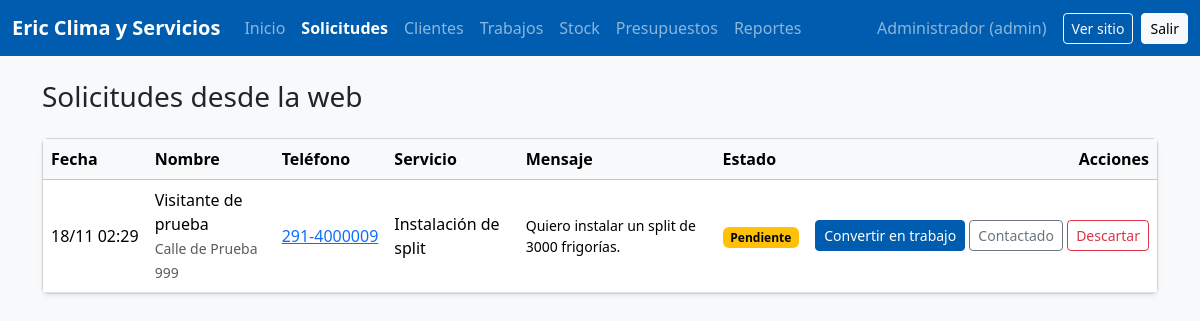
Screenshot of /admin/solicitudes.php (signed in) with the database file from the repository.
### tables this page shows
CREATE TABLE solicitudes (
    id           INT AUTO_INCREMENT PRIMARY KEY,
    cliente_id   INT NULL,
    nombre       VARCHAR(120) NOT NULL,
    telefono     VARCHAR(30)  NOT NULL,
    direccion    VARCHAR(150) NULL,
    servicio_id  INT NULL,
    mensaje      TEXT NULL,
    fecha        DATETIME NOT NULL DEFAULT CURRENT_TIMESTAMP,
    estado       ENUM('pendiente','contactado','convertida','descartada') NOT NULL DEFAULT 'pendiente',
    CONSTRAINT fk_solicitudes_cliente  FOREIGN KEY (cliente_id)  REFERENCES clientes(id)  ON DELETE SET NULL,
    CONSTRAINT fk_solicitudes_servicio FOREIGN KEY (servicio_id) REFERENCES servicios(id) ON DELETE SET NULL
);

CREATE TABLE servicios (
    id           INT AUTO_INCREMENT PRIMARY KEY,
    nombre       VARCHAR(80) NOT NULL UNIQUE,
    descripcion  TEXT NULL,
    precio_base  DECIMAL(12,2) NOT NULL DEFAULT 0,
    activo       TINYINT(1) NOT NULL DEFAULT 1
);

### web/app/config.php (called while the page is built, shortened)
<?php
function e($texto): string
{
    return htmlspecialchars((string)$texto, ENT_QUOTES, 'UTF-8');
}

### web/app/auth.php (called while the page is built, shortened)
<?php
require_once __DIR__ . '/config.php';
function usuario_actual(): ?array
{
    return $_SESSION['usuario'] ?? null;
}

### web/admin/solicitudes.php (the view, shortened to what this page needs)
<?php
require_once __DIR__ . '/../app/auth.php';
require_once __DIR__ . '/../app/layout.php';
$db = db();
$solicitudes = $db->query(
    "SELECT so.*, s.nombre AS servicio FROM solicitudes so LEFT JOIN servicios s ON s.id = so.servicio_id
     ORDER BY so.estado = 'pendiente' DESC, so.fecha DESC"
)->fetchAll();
layout_inicio('Solicitudes desde la web', 'solicitudes');
?>
<div class="card shadow-sm">
    <div class="table-responsive">
        <table class="table table-hover align-middle mb-0">
            <thead class="table-light">
                <tr><th>Fecha</th><th>Nombre</th><th>Teléfono</th><th>Servicio</th><th>Mensaje</th><th>Estado</th><th class="text-end">Acciones</th></tr>
            </thead>
            <tbody>
            <?php foreach ($solicitudes as $s): ?>
                <tr>
                    <td class="text-nowrap"><?= date('d/m H:i', strtotime($s['fecha'])) ?></td>
                    <td><?= e($s['nombre']) ?><br><small class="text-muted"><?= e($s['direccion']) ?></small></td>
                    <td class="text-nowrap"><a href="https://wa.me/549<?= e(preg_replace('/\D/', '', $s['telefono'])) ?>" target="_blank" rel="noopener"><?= e($s['telefono']) ?></a></td>
                    <td><?= e($s['servicio'] ?? 'Otro') ?></td>
                    <td class="small"><?= e($s['mensaje']) ?></td>
                    <td><?= badge_estado($s['estado']) ?></td>
                    <td class="text-end text-nowrap">
                        <?php if ($s['estado'] === 'pendiente' || $s['estado'] === 'contactado'): ?>
                            <form method="post" class="d-inline">
                                <button name="accion" value="convertir" class="btn btn-sm btn-marca">Convertir en trabajo</button>
                                <?php if ($s['estado'] === 'pendiente'): ?>
                                    <button name="accion" value="contactado" class="btn btn-sm btn-outline-secondary">Contactado</button>
                                <?php endif; ?>
                                <button name="accion" value="descartada" class="btn btn-sm btn-outline-danger" onclick="return confirm('¿Descartar esta solicitud?')">Descartar</button>
                            </form>
                        <?php endif; ?>
                    </td>
                </tr>
            <?php endforeach; ?>
            </tbody>
        </table>
    </div>
</div>
<?php layout_fin();

### web/app/layout.php (shortened to what this page needs)
<?php
function layout_inicio(string $titulo, string $activo = ''): void
{
    $u = usuario_actual();
    $menu = [
        'index'       => 'Inicio',
        'solicitudes' => 'Solicitudes',
        'clientes'    => 'Clientes',
        'trabajos'    => 'Trabajos',
        'materiales'  => 'Stock',
        'presupuestos' => 'Presupuestos',
    ];
    if (es_admin()) $menu['reportes'] = 'Reportes';
    ?>
<!doctype html>
<html lang="es">
<head>
    <link href="https://cdn.jsdelivr.net/npm/bootstrap@5.3.3/dist/css/bootstrap.min.css" rel="stylesheet">
    <link href="../assets/css/estilos.css" rel="stylesheet">
</head>
<body class="bg-light">
<nav class="navbar navbar-expand-lg navbar-dark bg-marca">
    <div class="container-fluid">
        <a class="navbar-brand fw-bold" href="index.php"><?= e(EMPRESA) ?></a>
        <div class="collapse navbar-collapse" id="menu">
            <ul class="navbar-nav me-auto">
                <?php foreach ($menu as $pagina => $texto): ?>
                    <li class="nav-item">
                        <a class="nav-link <?= $activo === $pagina ? 'active fw-semibold' : '' ?>" href="<?= $pagina ?>.php"><?= $texto ?></a>
                    </li>
                <?php endforeach; ?>
            </ul>
            <span class="navbar-text me-3"><?= e($u['nombre']) ?> (<?= e($u['rol']) ?>)</span>
            <a class="btn btn-sm btn-outline-light me-2" href="../public/index.php" target="_blank">Ver sitio</a>
            <a class="btn btn-sm btn-light" href="logout.php">Salir</a>
        </div>
    </div>
</nav>
<main class="container py-4">
    <h1 class="h3 mb-4"><?= e($titulo) ?></h1>
<?php
}
function layout_fin(): void
{
    ?>
</main>
</body>
</html>
<?php
}
function badge_estado(string $estado): string
{
    $colores = ['pendiente' => 'warning', 'agendado' => 'primary', 'realizado' => 'success', 'cancelado' => 'secondary',
                'contactado' => 'info', 'convertida' => 'success', 'descartada' => 'secondary',
                'aceptado' => 'success', 'rechazado' => 'danger', 'vencido' => 'secondary'];
    return '<span class="badge text-bg-' . ($colores[$estado] ?? 'light') . '">' . e(ucfirst($estado)) . '</span>';
}

### web/assets/css/estilos.css (style rules this page uses)
:root { --marca: #005caf; --marca-oscuro: #00468c; --marca-claro: #e8f1fb; }
.bg-marca { background-color: var(--marca) !important; }
.btn-marca { background-color: var(--marca); border-color: var(--marca); color: #fff; }

### rows the page displays
solicitudes: fecha "18/11 02:29", nombre "Visitante de prueba", direccion "Calle de Prueba 999", telefono "291-4000009", servicio.nombre "Instalación de split", mensaje "Quiero instalar un split de 3000 frigorías.", estado "Pendiente", shows "Contactado"

### other values shown
EMPRESA "Eric Clima y Servicios"
$texto "Inicio"
$texto "Solicitudes"
$texto "Clientes"
$texto "Trabajos"
$texto "Stock"
$texto "Presupuestos"
$texto "Reportes"
$u['nombre'] "Administrador"
$u['rol'] "admin"
$titulo "Solicitudes desde la web"
